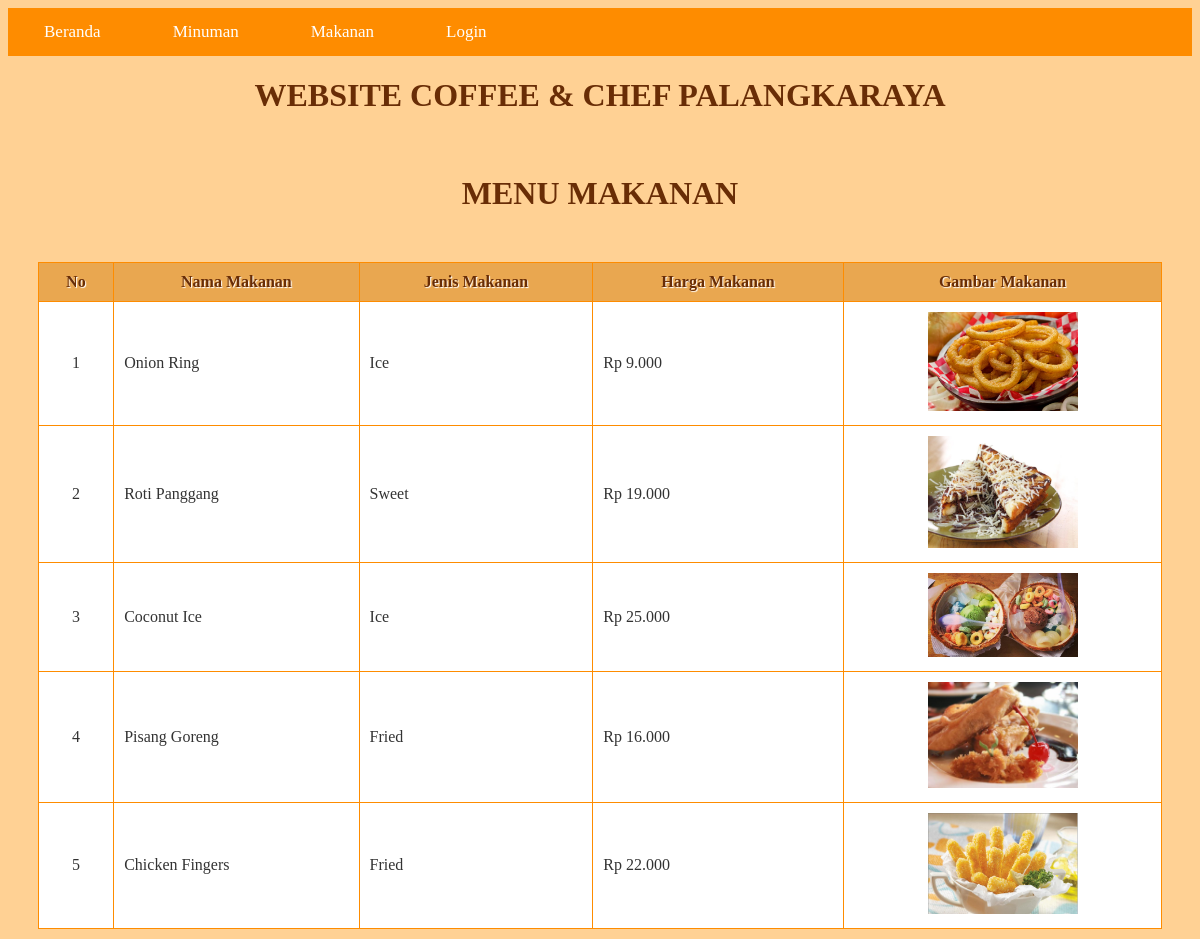
The page /tampil_makanan.php on the database its author committed.
### tables this page shows
CREATE TABLE `tabel_menu` (
  `id_menu` int(2) NOT NULL,
  `nama_menu` varchar(50) DEFAULT NULL,
  `kategori_menu` varchar(7) DEFAULT NULL,
  `jenis_menu` varchar(15) DEFAULT NULL,
  `harga_menu` int(9) DEFAULT NULL,
  `gambar_menu` varchar(500) DEFAULT NULL
);

### tampil_makanan.php (the view, shortened to what this page needs)
<?php
  include('koneksi.php');
?>
<!DOCTYPE html>
<html>
  <head>
  </head>
  <body bgcolor = "#ffd194">
    <ul>
        <li><a href="index.php">Beranda</a></li>
        <li><a href="tampil_minuman.php">Minuman</a></li>
        <li><a href="tampil_makanan.php">Makanan</a></li>
        <li><a href="login.php">Login</a></li>
    </ul>
    <center><h1>Website Coffee & Chef Palangkaraya</h1><center>
    <br>
    <center><h1>Menu Makanan</h1><center>
    <br/>
    <table bgcolor = "#ffffff">
      <thead>
        <tr style="margin: 0px auto">
          <th>No</th>
          <th>Nama Makanan</th>
          <th>Jenis Makanan</th>
          <th>Harga Makanan</th>
          <th>Gambar Makanan</th>
        </tr>
    </thead>
    <tbody>
      <?php
      $query = "SELECT * FROM tabel_menu WHERE kategori_menu='Makanan' ORDER BY id_menu ASC";
      $result = mysqli_query($koneksi, $query);
      $no = 1;
      while($row = mysqli_fetch_assoc($result))
      {
      ?>
       <tr>
          <td style="text-align:center"><?php echo $no; ?></td>
          <td><?php echo $row['nama_menu']; ?></td>
          <td><?php echo $row['jenis_menu']; ?></td>
          <td>Rp <?php echo number_format($row['harga_menu'],0,',','.'); ?></td>
          <td style="text-align: center"><img src="Gambar/<?php echo $row['gambar_menu']; ?>" style="width: 150px;"></td>
      </tr>
      <?php
        $no++;
      }
      ?>
    </tbody>
    </table>
  </body>
</html>

### tampil_makanan.php (style rules this page uses)
* { font-family: "Trebuchet MS"; }
h1 { text-transform: uppercase; color: #692d06 ; }
table { border: solid 1px #fe8c00; border-collapse: collapse; border-spacing: 0; width: 95%; margin: 10px auto 10px auto; }
table thead th { background-color: #e9a750; border: solid 1px #fe8c00; color: #692d06; padding: 10px; text-align: left; text-shadow: 1px 1px 1px #fff; text-decoration: none; text-align:center; }
table tbody td { border: solid 1px #fe8c00; color: #333; padding: 10px; text-shadow: 1px 1px 1px #fff; }
a { background-color: #fe8c00 ; color: #fff; padding: 10px; text-decoration: none; font-size: 12px; }
ul { list-style-type: none; margin: 0; padding: 0; overflow: hidden; background-color: #fe8c00; font-family: Arial, Helvetica, sans-serif; }
li { float: left; }
li a { display: block; color: white; text-align: center; padding: 14px 36px; text-decoration: none; font-size: 17px; }

### rows shown on the page
tabel_menu: nama_menu "Onion Ring", jenis_menu "Ice", harga_menu "9.000", gambar_menu (picture)
tabel_menu: nama_menu "Roti Panggang", jenis_menu "Sweet", harga_menu "19.000", gambar_menu (picture)
tabel_menu: nama_menu "Coconut Ice", jenis_menu "Ice", harga_menu "25.000", gambar_menu (picture)
tabel_menu: nama_menu "Pisang Goreng", jenis_menu "Fried", harga_menu "16.000", gambar_menu (picture)
tabel_menu: nama_menu "Chicken Fingers", jenis_menu "Fried", harga_menu "22.000", gambar_menu (picture)
